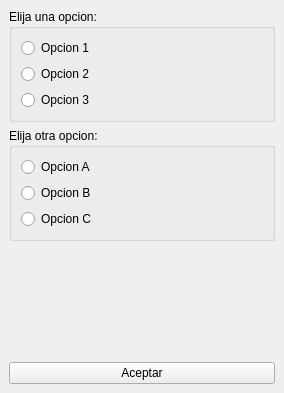
<?xml version="1.0" encoding="UTF-8"?>
<ui version="4.0">
 <class>MainWindow</class>
 <widget class="QMainWindow" name="MainWindow">
  <property name="geometry">
   <rect>
    <x>0</x>
    <y>0</y>
    <width>284</width>
    <height>393</height>
   </rect>
  </property>
  <property name="windowTitle">
   <string>MainWindow</string>
  </property>
  <widget class="QWidget" name="centralwidget">
   <layout class="QVBoxLayout" name="verticalLayout">
    <item>
     <widget class="QGroupBox" name="groupBox">
      <property name="title">
       <string>Elija una opcion:</string>
      </property>
      <layout class="QVBoxLayout" name="verticalLayout_2">
       <item>
        <widget class="QRadioButton" name="opcion1">
         <property name="text">
          <string>Opcion 1</string>
         </property>
        </widget>
       </item>
       <item>
        <widget class="QRadioButton" name="opcion2">
         <property name="text">
          <string>Opcion 2</string>
         </property>
        </widget>
       </item>
       <item>
        <widget class="QRadioButton" name="opcion3">
         <property name="text">
          <string>Opcion 3</string>
         </property>
        </widget>
       </item>
      </layout>
     </widget>
    </item>
    <item>
     <widget class="QGroupBox" name="groupBox_2">
      <property name="title">
       <string>Elija otra opcion:</string>
      </property>
      <layout class="QVBoxLayout" name="verticalLayout_3">
       <item>
        <widget class="QRadioButton" name="opciona">
         <property name="text">
          <string>Opcion A</string>
         </property>
        </widget>
       </item>
       <item>
        <widget class="QRadioButton" name="opcionb">
         <property name="text">
          <string>Opcion B</string>
         </property>
        </widget>
       </item>
       <item>
        <widget class="QRadioButton" name="opcionc">
         <property name="text">
          <string>Opcion C</string>
         </property>
        </widget>
       </item>
      </layout>
     </widget>
    </item>
    <item>
     <widget class="QLabel" name="mensaje">
      <property name="text">
       <string/>
      </property>
     </widget>
    </item>
    <item>
     <widget class="QPushButton" name="aceptar">
      <property name="text">
       <string>Aceptar</string>
      </property>
     </widget>
    </item>
   </layout>
  </widget>
 </widget>
 <resources/>
 <connections/>
</ui>
